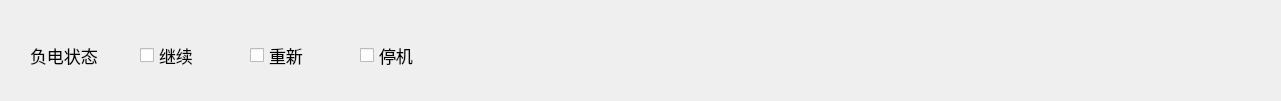
   <widget class="QWidget" name="NegativeState" native="true">
    <property name="geometry">
     <rect>
      <x>0</x>
      <y>560</y>
      <width>1281</width>
      <height>101</height>
     </rect>
    </property>
    <widget class="QLabel" name="nagative_stata">
     <property name="geometry">
      <rect>
       <x>30</x>
       <y>40</y>
       <width>80</width>
       <height>30</height>
      </rect>
     </property>
     <property name="font">
      <font>
       <pointsize>13</pointsize>
      </font>
     </property>
     <property name="text">
      <string>负电状态</string>
     </property>
    </widget>
    <widget class="QCheckBox" name="continue_checkBox">
     <property name="geometry">
      <rect>
       <x>140</x>
       <y>40</y>
       <width>61</width>
       <height>31</height>
      </rect>
     </property>
     <property name="font">
      <font>
       <pointsize>13</pointsize>
      </font>
     </property>
     <property name="text">
      <string>继续</string>
     </property>
    </widget>
    <widget class="QCheckBox" name="again_checkBox">
     <property name="geometry">
      <rect>
       <x>250</x>
       <y>40</y>
       <width>61</width>
       <height>31</height>
      </rect>
     </property>
     <property name="font">
      <font>
       <pointsize>13</pointsize>
      </font>
     </property>
     <property name="text">
      <string>重新</string>
     </property>
    </widget>
    <widget class="QCheckBox" name="stop_checkBox">
     <property name="geometry">
      <rect>
       <x>360</x>
       <y>40</y>
       <width>61</width>
       <height>31</height>
      </rect>
     </property>
     <property name="font">
      <font>
       <pointsize>13</pointsize>
      </font>
     </property>
     <property name="text">
      <string>停机</string>
     </property>
    </widget>
   </widget>
